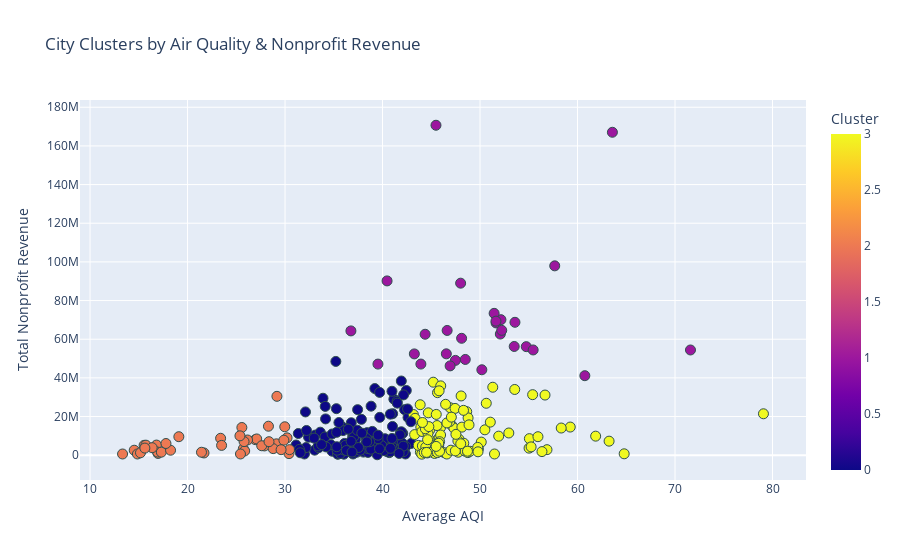

Write notebook code for a chart like this one.
### Code cell
import plotly.express as px

fig = px.scatter(
    df,
    x="Average_AQI",
    y="Total_Rev_Prog_Desc",
    color="Cluster",
    hover_name="City",
    hover_data=["CBSA"],
    labels={
        "Average_AQI":"Average AQI",
        "Total_Rev_Prog_Desc":"Total Nonprofit Revenue"
    },
    title="City Clusters by Air Quality & Nonprofit Revenue"
)
fig.update_traces(marker=dict(size=10, line=dict(width=1, color='DarkSlateGrey')))
fig.show()

### Figure 1 — Plotly figure (JSON) as saved in the notebook; plotly's stock layout.template omitted (floating-point values rounded to 4 significant figures; data arrays with more than 128 entries replaced by an {"elided": "..."} marker saying what was removed)
{"data": [{"customdata": {"elided": "302x1 str values"}, "hovertemplate": "<b>%{hovertext}</b><br><br>Average AQI=%{x}<br>Total Nonprofit Revenue=%{y}<br>CBSA=%{customdata[0]}<br>Cluster=%{marker.color}<extra></extra>", "hovertext": {"elided": "302 str values"}, "legendgroup": "", "marker": {"color": {"elided": "302 int values"}, "coloraxis": "coloraxis", "line": {"color": "DarkSlateGrey", "width": 1}, "size": 10, "symbol": "circle"}, "mode": "markers", "name": "", "orientation": "v", "showlegend": false, "type": "scatter", "x": {"elided": "302 float values"}, "xaxis": "x", "y": {"elided": "302 float values"}, "yaxis": "y"}], "layout": {"coloraxis": {"colorbar": {"title": {"text": "Cluster"}}, "colorscale": [[0, "#0d0887"], [0.1111, "#46039f"], [0.2222, "#7201a8"], [0.3333, "#9c179e"], [0.4444, "#bd3786"], [0.5556, "#d8576b"], [0.6667, "#ed7953"], [0.7778, "#fb9f3a"], [0.8889, "#fdca26"], [1, "#f0f921"]]}, "legend": {"tracegroupgap": 0}, "title": {"text": "City Clusters by Air Quality & Nonprofit Revenue"}, "xaxis": {"anchor": "y", "domain": [0, 1], "title": {"text": "Average AQI"}}, "yaxis": {"anchor": "x", "domain": [0, 1], "title": {"text": "Total Nonprofit Revenue"}}}}
